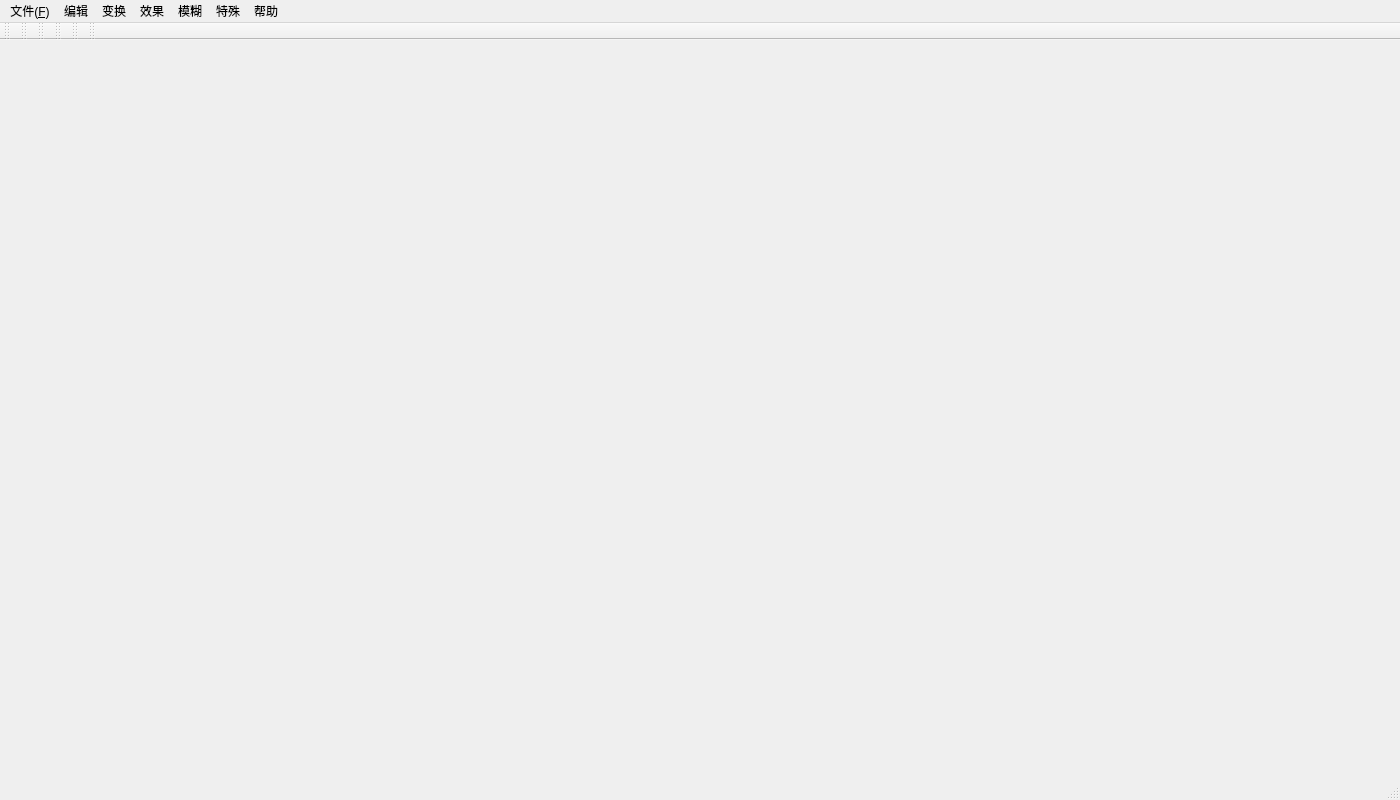
<?xml version="1.0" encoding="UTF-8"?>
<ui version="4.0">
 <class>MainWindow</class>
 <widget class="QMainWindow" name="MainWindow">
  <property name="geometry">
   <rect>
    <x>0</x>
    <y>0</y>
    <width>1400</width>
    <height>800</height>
   </rect>
  </property>
  <property name="windowTitle">
   <string>SCU-QTimage</string>
  </property>
  <widget class="QWidget" name="centralwidget">
   <layout class="QVBoxLayout" name="verticalLayout_2">
    <item>
     <layout class="QVBoxLayout" name="verticalLayout">
      <item>
       <layout class="QHBoxLayout" name="horizontalLayout">
        <item>
         <widget class="GraphicsView" name="leftGraphicsView" native="true"/>
        </item>
        <item>
         <widget class="GraphicsView" name="rightGraphicsView" native="true"/>
        </item>
       </layout>
      </item>
     </layout>
    </item>
   </layout>
  </widget>
  <widget class="QStatusBar" name="statusBar"/>
  <widget class="QMenuBar" name="menuBar">
   <property name="geometry">
    <rect>
     <x>0</x>
     <y>0</y>
     <width>1400</width>
     <height>17</height>
    </rect>
   </property>
   <widget class="QMenu" name="menuFile">
    <property name="title">
     <string>文件(&amp;F)</string>
    </property>
    <addaction name="doOpen"/>
    <addaction name="doClose"/>
    <addaction name="doSave"/>
    <addaction name="doSave_As"/>
    <addaction name="separator"/>
    <addaction name="doExit"/>
   </widget>
   <widget class="QMenu" name="menuEdit">
    <property name="title">
     <string>编辑</string>
    </property>
    <addaction name="doRestore"/>
    <addaction name="do_adjust"/>
    <addaction name="do_adjust_left"/>
    <addaction name="do_adjust_right"/>
   </widget>
   <widget class="QMenu" name="menuHelp">
    <property name="title">
     <string>帮助</string>
    </property>
    <addaction name="doAbout"/>
   </widget>
   <widget class="QMenu" name="menuGeometric">
    <property name="title">
     <string>变换</string>
    </property>
    <widget class="QMenu" name="menuFlip">
     <property name="title">
      <string>翻转
</string>
     </property>
     <addaction name="doHorizontal"/>
     <addaction name="doVertical"/>
    </widget>
    <addaction name="doZoom"/>
    <addaction name="menuFlip"/>
    <addaction name="doRotate"/>
    <addaction name="doRotate_left"/>
    <addaction name="doRotate_right"/>
   </widget>
   <widget class="QMenu" name="menuArtistic_Effect">
    <property name="title">
     <string>效果</string>
    </property>
    <widget class="QMenu" name="menuTemperature">
     <property name="title">
      <string>色温</string>
     </property>
     <property name="icon">
      <iconset>
       <normaloff>:/img/src/temperature_72px.png</normaloff>:/img/src/temperature_72px.png</iconset>
     </property>
     <addaction name="doCool"/>
     <addaction name="doWarm"/>
    </widget>
    <addaction name="doBrightness"/>
    <addaction name="menuTemperature"/>
    <addaction name="separator"/>
   </widget>
   <widget class="QMenu" name="menu_mh">
    <property name="title">
     <string>模糊</string>
    </property>
    <addaction name="doSimple"/>
    <addaction name="doGauss"/>
   </widget>
   <widget class="QMenu" name="menu_ts">
    <property name="title">
     <string>特殊</string>
    </property>
    <addaction name="doGrayscale"/>
   </widget>
   <addaction name="menuFile"/>
   <addaction name="menuEdit"/>
   <addaction name="menuGeometric"/>
   <addaction name="menuArtistic_Effect"/>
   <addaction name="menu_mh"/>
   <addaction name="menu_ts"/>
   <addaction name="menuHelp"/>
  </widget>
  <widget class="QToolBar" name="toolBar_File">
   <property name="windowTitle">
    <string>文件</string>
   </property>
   <attribute name="toolBarArea">
    <enum>TopToolBarArea</enum>
   </attribute>
   <attribute name="toolBarBreak">
    <bool>false</bool>
   </attribute>
  </widget>
  <widget class="QToolBar" name="toolBar_Edit">
   <property name="windowTitle">
    <string>变幻</string>
   </property>
   <attribute name="toolBarArea">
    <enum>TopToolBarArea</enum>
   </attribute>
   <attribute name="toolBarBreak">
    <bool>false</bool>
   </attribute>
  </widget>
  <widget class="QToolBar" name="toolBar_Change">
   <property name="windowTitle">
    <string>系数</string>
   </property>
   <attribute name="toolBarArea">
    <enum>TopToolBarArea</enum>
   </attribute>
   <attribute name="toolBarBreak">
    <bool>false</bool>
   </attribute>
  </widget>
  <widget class="QToolBar" name="toolBar_Special">
   <property name="windowTitle">
    <string>特殊处理</string>
   </property>
   <attribute name="toolBarArea">
    <enum>TopToolBarArea</enum>
   </attribute>
   <attribute name="toolBarBreak">
    <bool>false</bool>
   </attribute>
  </widget>
  <widget class="QToolBar" name="toolBar_Cal">
   <property name="windowTitle">
    <string>计算</string>
   </property>
   <attribute name="toolBarArea">
    <enum>TopToolBarArea</enum>
   </attribute>
   <attribute name="toolBarBreak">
    <bool>false</bool>
   </attribute>
  </widget>
  <widget class="QToolBar" name="toolBar_About">
   <property name="windowTitle">
    <string>关于和退出</string>
   </property>
   <attribute name="toolBarArea">
    <enum>TopToolBarArea</enum>
   </attribute>
   <attribute name="toolBarBreak">
    <bool>false</bool>
   </attribute>
  </widget>
  <action name="doOpen">
   <property name="icon">
    <iconset resource="../res/ImageDir.qrc">
     <normaloff>:/img/doOpen.svg</normaloff>:/img/doOpen.svg</iconset>
   </property>
   <property name="text">
    <string>打开(&amp;O)</string>
   </property>
   <property name="toolTip">
    <string>打开一张图片</string>
   </property>
   <property name="shortcut">
    <string>Ctrl+O</string>
   </property>
  </action>
  <action name="doClose">
   <property name="icon">
    <iconset resource="../res/ImageDir.qrc">
     <normaloff>:/img/doClose.svg</normaloff>:/img/doClose.svg</iconset>
   </property>
   <property name="text">
    <string>关闭图片(&amp;W)</string>
   </property>
   <property name="shortcut">
    <string>Ctrl+W</string>
   </property>
  </action>
  <action name="doSave">
   <property name="icon">
    <iconset resource="../res/ImageDir.qrc">
     <normaloff>:/img/doSave.svg</normaloff>:/img/doSave.svg</iconset>
   </property>
   <property name="text">
    <string>保存（&amp;S）</string>
   </property>
   <property name="shortcut">
    <string>Ctrl+S</string>
   </property>
  </action>
  <action name="doSave_As">
   <property name="icon">
    <iconset resource="../res/ImageDir.qrc">
     <normaloff>:/img/doSave_As.svg</normaloff>:/img/doSave_As.svg</iconset>
   </property>
   <property name="text">
    <string>另存为(F12)</string>
   </property>
   <property name="shortcut">
    <string>F12</string>
   </property>
  </action>
  <action name="doExit">
   <property name="icon">
    <iconset resource="../res/ImageDir.qrc">
     <normaloff>:/img/doExit.svg</normaloff>:/img/doExit.svg</iconset>
   </property>
   <property name="text">
    <string>退出(&amp;Q)</string>
   </property>
   <property name="shortcut">
    <string>Ctrl+Q</string>
   </property>
  </action>
  <action name="doAbout">
   <property name="icon">
    <iconset resource="../res/ImageDir.qrc">
     <normaloff>:/img/doAbout.svg</normaloff>:/img/doAbout.svg</iconset>
   </property>
   <property name="text">
    <string>关于(F1)</string>
   </property>
   <property name="shortcut">
    <string>F1</string>
   </property>
  </action>
  <action name="doRestore">
   <property name="icon">
    <iconset resource="../res/ImageDir.qrc">
     <normaloff>:/img/doRestore.svg</normaloff>:/img/doRestore.svg</iconset>
   </property>
   <property name="text">
    <string>恢复(&amp;Z)</string>
   </property>
   <property name="shortcut">
    <string>Ctrl+Z</string>
   </property>
  </action>
  <action name="doZoom">
   <property name="icon">
    <iconset resource="../res/ImageDir.qrc">
     <normaloff>:/img/doZoom.svg</normaloff>:/img/doZoom.svg</iconset>
   </property>
   <property name="text">
    <string>缩放(&amp;+)</string>
   </property>
   <property name="shortcut">
    <string>Ctrl+-</string>
   </property>
  </action>
  <action name="doGrayscale">
   <property name="icon">
    <iconset resource="../res/ImageDir.qrc">
     <normaloff>:/img/doGrayscale.svg</normaloff>:/img/doGrayscale.svg</iconset>
   </property>
   <property name="text">
    <string>灰度</string>
   </property>
  </action>
  <action name="doWarm">
   <property name="icon">
    <iconset resource="../res/ImageDir.qrc">
     <normaloff>:/img/doWarm.svg</normaloff>:/img/doWarm.svg</iconset>
   </property>
   <property name="text">
    <string>Warm</string>
   </property>
  </action>
  <action name="doCool">
   <property name="icon">
    <iconset resource="../res/ImageDir.qrc">
     <normaloff>:/img/doCool.svg</normaloff>:/img/doCool.svg</iconset>
   </property>
   <property name="text">
    <string>Cool</string>
   </property>
  </action>
  <action name="doBrightness">
   <property name="icon">
    <iconset resource="../res/ImageDir.qrc">
     <normaloff>:/img/doBrightness.svg</normaloff>:/img/doBrightness.svg</iconset>
   </property>
   <property name="text">
    <string>亮度</string>
   </property>
  </action>
  <action name="doHorizontal">
   <property name="icon">
    <iconset resource="../res/ImageDir.qrc">
     <normaloff>:/img/doHorizontal.svg</normaloff>:/img/doHorizontal.svg</iconset>
   </property>
   <property name="text">
    <string>水平翻转</string>
   </property>
  </action>
  <action name="doVertical">
   <property name="icon">
    <iconset resource="../res/ImageDir.qrc">
     <normaloff>:/img/doVertical.svg</normaloff>:/img/doVertical.svg</iconset>
   </property>
   <property name="text">
    <string>垂直翻转</string>
   </property>
  </action>
  <action name="doSimple">
   <property name="icon">
    <iconset resource="../res/ImageDir.qrc">
     <normaloff>:/img/doSimple.svg</normaloff>:/img/doSimple.svg</iconset>
   </property>
   <property name="text">
    <string>简单模糊</string>
   </property>
  </action>
  <action name="doGauss">
   <property name="icon">
    <iconset resource="../res/ImageDir.qrc">
     <normaloff>:/img/doGauss.svg</normaloff>:/img/doGauss.svg</iconset>
   </property>
   <property name="text">
    <string>高斯模糊</string>
   </property>
  </action>
  <action name="doRotate">
   <property name="icon">
    <iconset resource="../res/ImageDir.qrc">
     <normaloff>:/img/doRotate.svg</normaloff>:/img/doRotate.svg</iconset>
   </property>
   <property name="text">
    <string>旋转</string>
   </property>
  </action>
  <action name="do_adjust">
   <property name="icon">
    <iconset resource="../res/ImageDir.qrc">
     <normaloff>:/img/do_adjust.svg</normaloff>:/img/do_adjust.svg</iconset>
   </property>
   <property name="text">
    <string>适应屏幕(&amp;D)</string>
   </property>
   <property name="shortcut">
    <string>Ctrl+D</string>
   </property>
  </action>
  <action name="do_adjust_left">
   <property name="icon">
    <iconset resource="../res/ImageDir.qrc">
     <normaloff>:/img/do_adjust_left.svg</normaloff>:/img/do_adjust_left.svg</iconset>
   </property>
   <property name="text">
    <string>左图适应(&amp;L)</string>
   </property>
   <property name="shortcut">
    <string>Ctrl+Left</string>
   </property>
  </action>
  <action name="do_adjust_right">
   <property name="icon">
    <iconset resource="../res/ImageDir.qrc">
     <normaloff>:/img/do_adjust_right.svg</normaloff>:/img/do_adjust_right.svg</iconset>
   </property>
   <property name="text">
    <string>右图适应(&amp;R)</string>
   </property>
   <property name="shortcut">
    <string>Ctrl+Right</string>
   </property>
  </action>
  <action name="doRotate_left">
   <property name="icon">
    <iconset resource="../res/ImageDir.qrc">
     <normaloff>:/img/doRotate_left.svg</normaloff>:/img/doRotate_left.svg</iconset>
   </property>
   <property name="text">
    <string>逆时针旋转(&amp;L)</string>
   </property>
   <property name="toolTip">
    <string>逆时针旋转</string>
   </property>
   <property name="shortcut">
    <string>Ctrl+L</string>
   </property>
  </action>
  <action name="doRotate_right">
   <property name="icon">
    <iconset resource="../res/ImageDir.qrc">
     <normaloff>:/img/doRotate_right.svg</normaloff>:/img/doRotate_right.svg</iconset>
   </property>
   <property name="text">
    <string>顺时针旋转(&amp;R)</string>
   </property>
   <property name="toolTip">
    <string>顺时针旋转</string>
   </property>
   <property name="shortcut">
    <string>Ctrl+R</string>
   </property>
  </action>
 </widget>
 <layoutdefault spacing="6" margin="11"/>
 <customwidgets>
  <customwidget>
   <class>GraphicsView</class>
   <extends>QWidget</extends>
   <header location="global">graphicsview.h</header>
  </customwidget>
 </customwidgets>
 <resources>
  <include location="../res/ImageDir.qrc"/>
 </resources>
 <connections/>
</ui>
